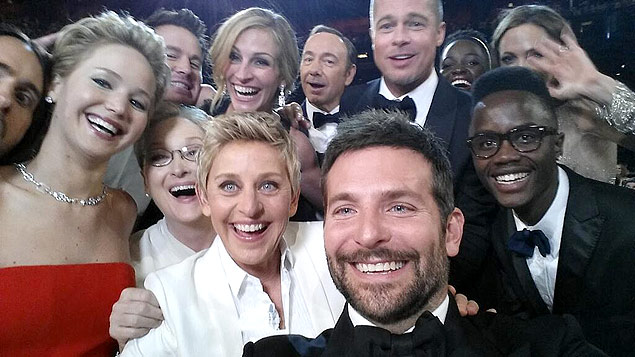
#> input picture src/rostos2.jpg, 635 x 357 px
$ python Atividade34.py
#> lines starting #> are read from the running program, lines starting #| are printed output that depends on the picture; after the words box and inside, x2 and y2 are one past the last pixel; in counts of white or black regions, pixels touching at a corner belong together
import cv2

#Carrega arquivo e converte para tons de cinza
i = cv2.imread('rostos2.jpg')
#> i is the input picture: shape (357, 635, 3); mean B, G, R 103.5, 101.8, 114.3
iPB = cv2.cvtColor(i, cv2.COLOR_BGR2GRAY)
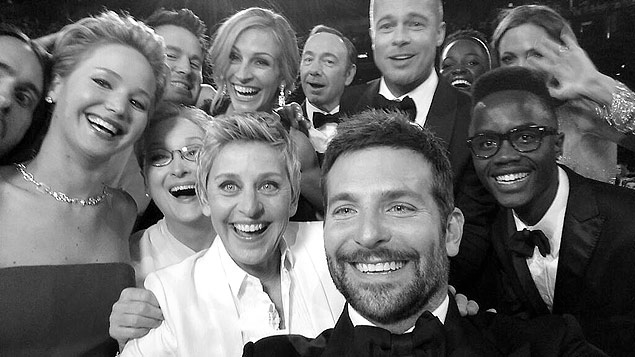
#> iPB: shape (357, 635); min 0, max 255, mean 105.7

#Criação do detector de faces
df = cv2.CascadeClassifier('venv\Lib\site-packages\cv2\data\haarcascade_frontalface_default.xml')

#Executa a detecção
faces = df.detectMultiScale(image=iPB, scaleFactor=1.05, minNeighbors=3, minSize=(10, 10), flags=cv2.CASCADE_SCALE_IMAGE)
#> faces = [[289, 34, 64, 64], [492, 34, 57, 57], [366, 1, 67, 67], [132, 28, 68, 68], [212, 31, 75, 75], [137, 119, 89, 89], [198, 146, 105, 105], [40, 44, 95, 95], [463, 105, 88, 88], [301, 148, 150, 150]]

#Desenha retangulos amarelos na iamgem original (colorida)
for (x, y, w, h) in faces:
 cv2.rectangle(i, (x, y), (x + w, y + h), (0, 255, 255), 3)
#> this loop made 10 passes
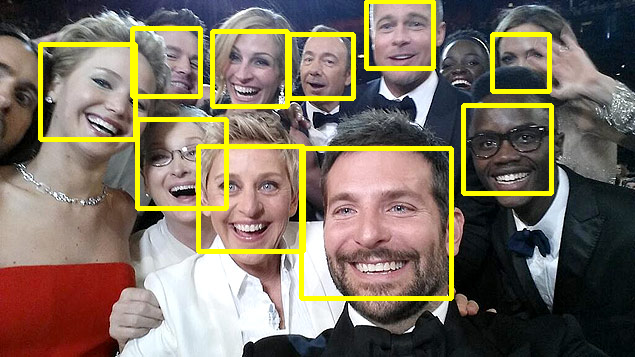
#> i: shape (357, 635, 3); 7.13% of pixels changed, all inside (x1, y1, x2, y2) = (38, 0, 554, 301)

#Exibe imagem. Título da janela exibe número de faces
cv2.imshow(str(len(faces))+' face(s) encontrada(s).', i)
cv2.waitKey(0)

$ run again, with src/Cris.jpg copied over src/rostos2.jpg
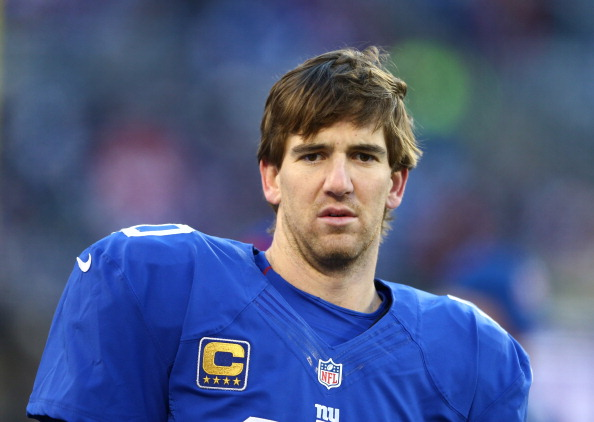
#> input picture src/Cris.jpg, 594 x 422 px
#> i is the input picture: shape (422, 594, 3); mean B, G, R 131.2, 89.4, 76.5
#> `iPB = cv2.cvtColor(i, cv2.COLOR_BGR2GRAY)`:
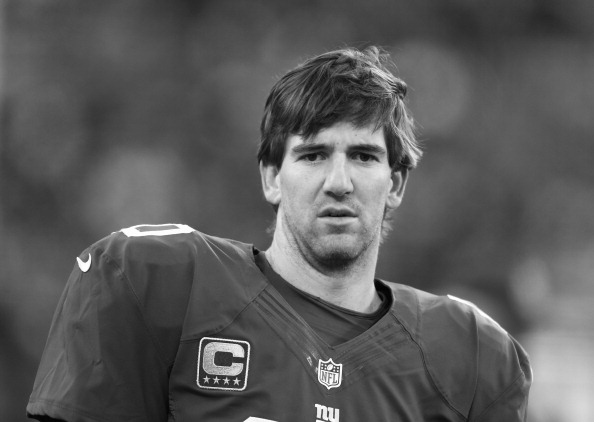
#> iPB: shape (422, 594); min 0, max 255, mean 90.3
#> faces = [[31, 349, 50, 50], [267, 99, 146, 146]]
#> the loop `for (x, y, w, h) in faces:` made 2 passes
#> after the loop `for (x, y, w, h) in faces:`:
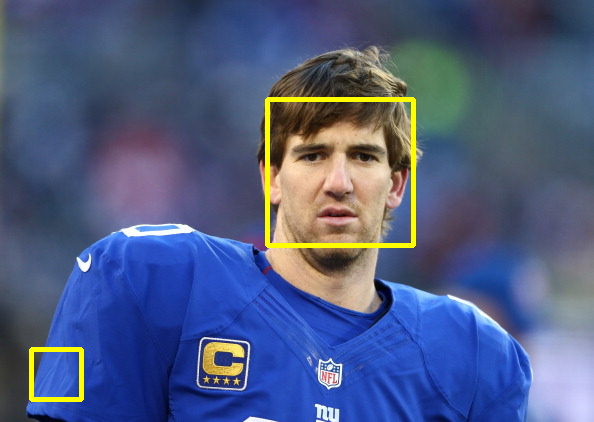
#> i: shape (422, 594, 3); 1.55% of pixels changed, all inside (x1, y1, x2, y2) = (29, 97, 416, 402)
